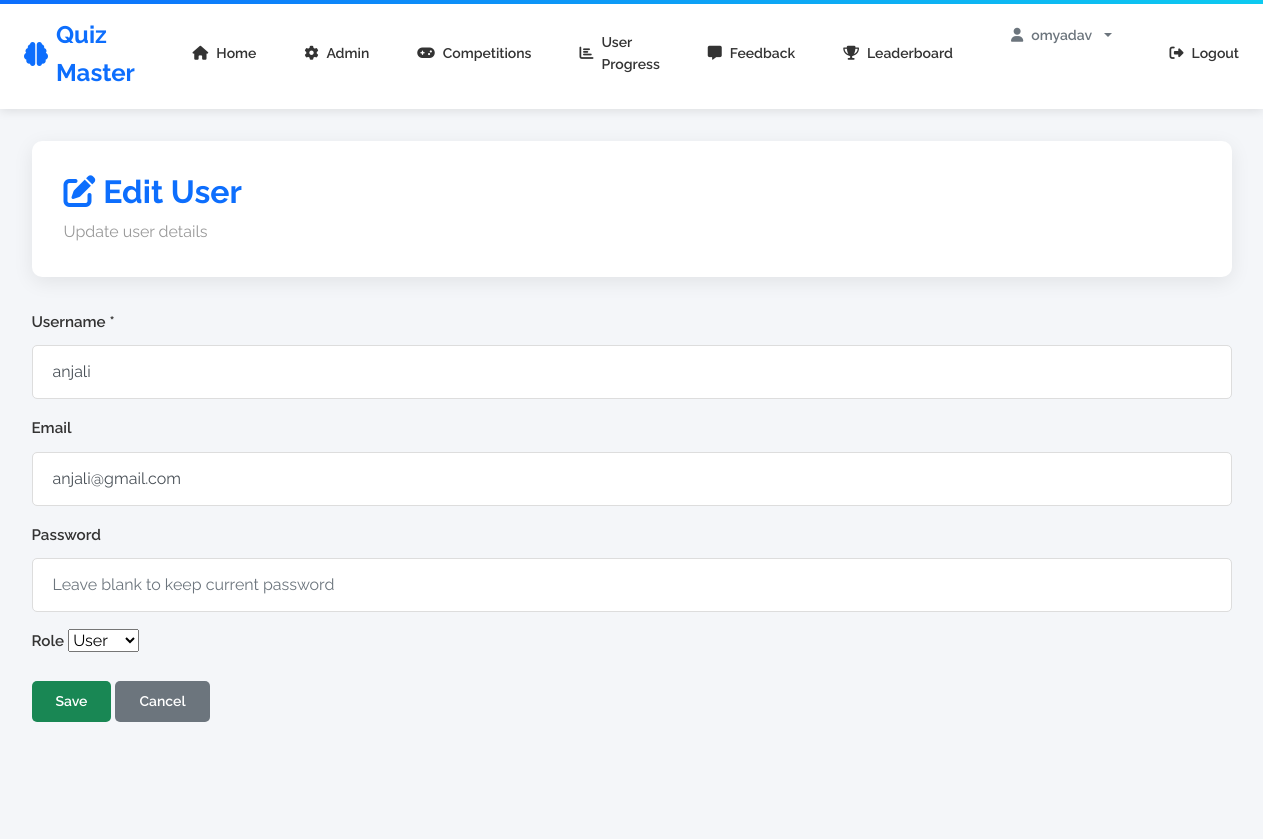
Page /admin/user/edit/8 (signed in) on the committed database.
### app/models.py (models this page shows, shortened)
class User(UserMixin, db.Model):
    id = db.Column(db.Integer, primary_key=True)
    username = db.Column(db.String(80), unique=True, nullable=False)
    email = db.Column(db.String(120), unique=True, nullable=True)
    password_hash = db.Column(db.String(128), nullable=False)
    role = db.Column(db.String(20), default=Role.USER)
    attempts = db.relationship('Attempt', backref='user', lazy=True)
    def is_admin(self):
        return self.role == Role.ADMIN

### app/admin/routes.py (the view, shortened to what this page needs)
@admin_bp.route('/user/edit/<int:user_id>', methods=['GET','POST'])
@login_required
@admin_required
def edit_user(user_id):
    u = User.query.get_or_404(user_id)
    return render_template('admin/user_form.html', user=u)

### app/admin/routes.py (called while the page is built)
def admin_required(f):
    from functools import wraps
    @wraps(f)
    def wrapper(*args, **kwargs):
        if not current_user.is_authenticated or not current_user.is_admin():
            flash('Admin access required', 'danger')
            return redirect(url_for('auth.login'))
        return f(*args, **kwargs)
    return wrapper

### app/models.py (called while the page is built)
@login_manager.user_loader
def load_user(user_id):
    return User.query.get(int(user_id))

### app/templates/admin/user_form.html (shortened to what this page needs)
{% extends 'base.html' %}
{% block content %}
<div class="admin-container">
  <div class="admin-wrapper">
    <div class="admin-header">
      <h1>{% if user %}<i class="fas fa-edit"></i> Edit User{% else %}<i class="fas fa-user-plus"></i> New User{% endif %}</h1>
      <p>{% if user %}Update user details{% else %}Create a new user account{% endif %}</p>
    </div>
    <div class="form-card">
      <form method="post">
        <div class="mb-3">
          <label class="form-label">Username *</label>
          <input type="text" id="username" name="username" class="form-control form-control-lg" placeholder="Username" required value="{{ user.username if user else '' }}">
        </div>
        <div class="mb-3">
          <label class="form-label">Email</label>
          <input type="email" id="email" name="email" class="form-control form-control-lg" placeholder="Email (optional)" value="{{ user.email if user else '' }}">
        </div>
        <div class="mb-3">
          <label class="form-label">Password {% if not user %}*{% endif %}</label>
          <input type="password" name="password" class="form-control form-control-lg" {% if not user %}required{% endif %} placeholder="Leave blank to keep current password">
        </div>
        <div class="mb-3">
          <label class="form-label">Role</label>
          <select name="role" id="role" class="form-select form-select-lg" aria-label="User role" title="User role">
            <option value="user" {% if not user or user.role=='user' %}selected{% endif %}>User</option>
          </select>
        </div>
        <div class="form-actions">
          <button class="btn btn-success btn-lg" type="submit">Save</button>
          <a class="btn btn-secondary btn-lg" href="{{ url_for('admin.users') }}">Cancel</a>
        </div>
      </form>
    </div>
  </div>
</div>
{% endblock %}

### app/templates/base.html (shortened to what this page needs)
<!doctype html>
<html lang="en">
    <head>
        <link rel="stylesheet" href="https://maxcdn.bootstrapcdn.com/bootstrap/4.0.0/css/bootstrap.min.css">
        <link rel="stylesheet" href="https://cdnjs.cloudflare.com/ajax/libs/font-awesome/6.0.0/css/all.min.css">
        <link rel="stylesheet" href="{{ url_for('static', filename='css/professional.css') }}">
        <link rel="stylesheet" href="{{ url_for('static', filename='css/custom.css') }}">
        <link rel="stylesheet" href="{{ url_for('static', filename='css/leaderboard_vertical.css') }}">
    </head>
    <body>
    <nav>
        <div class="nav-brand">
            <i class="fas fa-brain"></i> Quiz Master
        </div>
        <div class="nav-links">
            <a href="{{ url_for('home') }}"><i class="fas fa-home"></i> Home</a>
            {%- if not current_user.is_authenticated -%}
            <a href="{{ url_for('auth.login') }}"><i class="fas fa-sign-in-alt"></i> Login</a>
            <a href="{{ url_for('auth.register') }}"><i class="fas fa-user-plus"></i> Register</a>
            <a href="{{ url_for('auth.admin_login') }}"><i class="fas fa-user-shield"></i> Admin Login</a>
            {%- else -%}
                {%- if current_user.is_admin() -%}
                <a href="{{ url_for('admin.index') }}"><i class="fas fa-cog"></i> Admin</a>
                <a href="{{ url_for('admin.competitions_view') }}"><i class="fas fa-gamepad"></i> Competitions</a>
                <a href="{{ url_for('admin.user_progress') }}"><i class="fas fa-chart-bar"></i> User Progress</a>
                <a href="{{ url_for('admin.feedback') }}"><i class="fas fa-comment-alt"></i> Feedback</a>
                <a href="{{ url_for('quiz.leaderboard') }}"><i class="fas fa-trophy"></i> Leaderboard</a>
                {%- endif -%}
            <div class="dropdown" style="display: inline-block; margin: 0 10px;">
                <button class="btn btn-sm btn-outline-secondary dropdown-toggle" type="button" id="profileDropdown" data-toggle="dropdown" aria-haspopup="true" aria-expanded="false">
                    <i class="fas fa-user"></i> {{ current_user.username }}
                </button>
            </div>
            <a href="{{ url_for('auth.logout') }}"><i class="fas fa-sign-out-alt"></i> Logout</a>
            {%- endif -%}
        </div>
    </nav>
    {% block content %}{% endblock %}
    </body>
</html>

### app/static/css/professional.css (style rules this page uses)
:root { --primary-color: #0d6efd; --secondary-color: #6c757d; --success-color: #198754; --danger-color: #dc3545; --warning-color: #ffc107; --light-color: #f8f9fa; --dark-color: #212529; }
* { margin: 0; padding: 0; box-sizing: border-box; }
body { font-family: 'Raleway', 'Segoe UI', sans-serif; background-color: #f4f6f9; color: #444; line-height: 1.6; }
nav { background: #fff; box-shadow: 0 2px 10px rgba(0, 0, 0, 0.1); padding: 0 !important; position: sticky; top: 0; z-index: 100; display: flex !important; justify-content: space-between !important; align-items: center !important; }
nav::before { content: ''; position: absolute; top: 0; left: 0; right: 0; height: 4px; background: linear-gradient(to right, #0d6efd, #0dcaf0); }
.nav-brand { font-size: 24px; font-weight: 700; color: #0d6efd; display: flex; align-items: center; gap: 0.5rem; margin: 0 !important; padding: 1rem 1.5rem !important; }
.nav-links { list-style: none !important; display: flex !important; gap: 0 !important; margin: 0 !important; padding: 0 !important; }
.nav-links { display: flex !important; gap: 0 !important; margin: 0 !important; padding: 0 !important; }
.nav-links a { display: flex; align-items: center; gap: 0.5rem; padding: 1rem 1.5rem !important; text-decoration: none !important; color: #333 !important; font-weight: 600; font-size: 14px; transition: all 0.3s ease; border-bottom: 3px solid transparent; }
.btn { padding: 10px 24px !important; border-radius: 5px !important; font-weight: 600 !important; border: none !important; transition: all 0.3s ease !important; font-size: 14px; display: inline-flex; align-items: center; gap: 0.5rem; }
.btn-secondary { background: #6c757d !important; color: white !important; }
.btn-success { background: #198754 !important; color: white !important; }
.form-label { font-weight: 600; color: #333; font-size: 0.95rem; margin-bottom: 0.7rem; }
.form-control { border: 1px solid #ddd; border-radius: 5px; padding: 0.75rem 1rem; font-size: 0.95rem; transition: all 0.3s ease; }
.form-control-lg { padding: 0.875rem 1.25rem; font-size: 1rem; }
.admin-container { min-height: calc(100vh - 70px); background-color: #f4f6f9; padding: 2rem 1rem; display: flex; align-items: flex-start; justify-content: center; }
.admin-wrapper { width: 100%; max-width: 1200px; }
.admin-header { background: white; border-radius: 10px; padding: 2rem; margin-bottom: 2rem; box-shadow: 0 5px 20px rgba(0, 0, 0, 0.08); }
.admin-header h1 { color: #0d6efd; font-size: 2rem; font-weight: 700; margin: 0; }
.admin-header p { color: #999; margin: 0.5rem 0 0 0; }
body { overflow-x: hidden; }

### rows in the picture
User: username "omyadav"
User: username "anjali", email "anjali@gmail.com", role "User"
